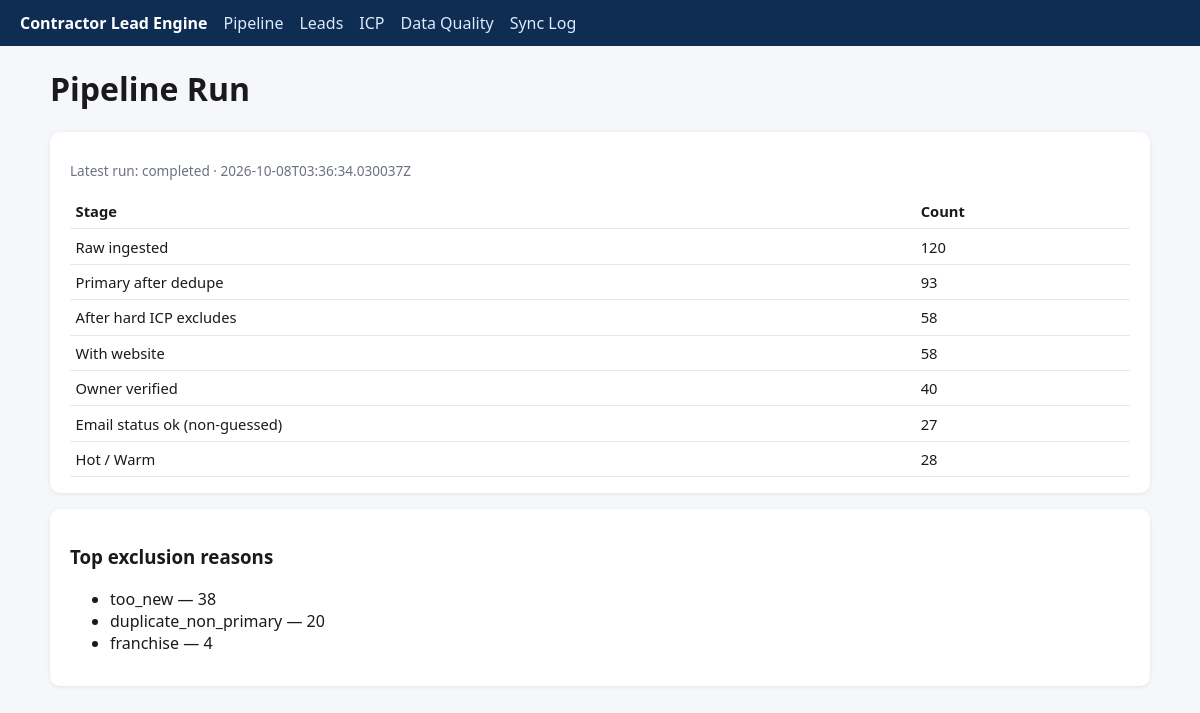
Before: / with the older database file.
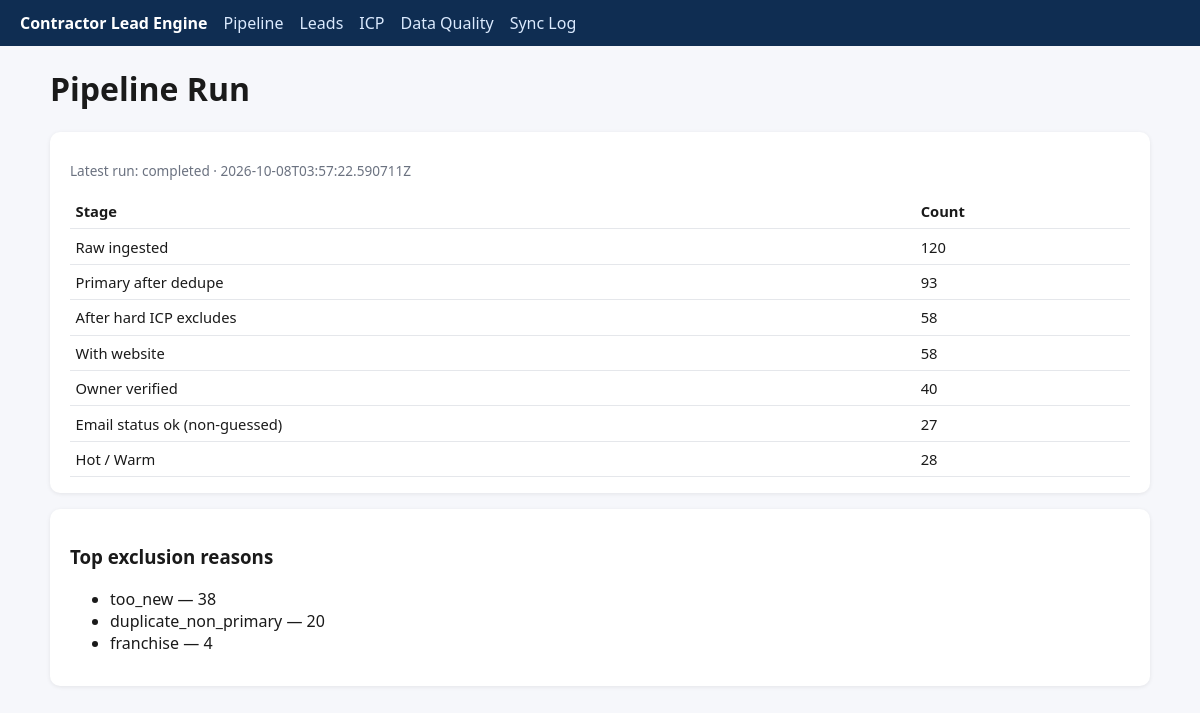
After: the same page with the newer database file.
### app/db/models.py (models this page shows)
class PipelineRun(Base):
    __tablename__ = "pipeline_runs"
    id: Mapped[int] = mapped_column(Integer, primary_key=True)
    started_at: Mapped[str] = mapped_column(String(32))
    finished_at: Mapped[str | None] = mapped_column(String(32))
    status: Mapped[str] = mapped_column(String(32))
    funnel_json: Mapped[dict[str, Any]] = mapped_column(JSON, default=dict)
    stats_json: Mapped[dict[str, Any]] = mapped_column(JSON, default=dict)

### app/web/routes.py (the view)
@router.get("/", response_class=HTMLResponse)
def pipeline_page(request: Request, db: Session = Depends(get_db)):
    run = _latest_run(db)
    funnel = run.funnel_json if run else compute_funnel(db)
    meta_path = settings.cslb_sample_path.with_suffix(".meta.json")
    meta = json.loads(meta_path.read_text()) if meta_path.exists() else {}
    return render(
        "pipeline.html",
        request=request,
        funnel=funnel,
        run=run,
        meta=meta,
    )

### app/web/templates/pipeline.html (shortened to what this page needs)
{% extends "base.html" %}
{% block content %}
<h1>Pipeline Run</h1>
<div class="card">
  <p class="muted">Latest run: {{ run.status if run else 'not started' }} · {{ run.finished_at if run else '' }}</p>
  <table>
    <tr><th>Stage</th><th>Count</th></tr>
    <tr><td>Raw ingested</td><td>{{ funnel.raw }}</td></tr>
    <tr><td>Primary after dedupe</td><td>{{ funnel.after_dedupe_primary }}</td></tr>
    <tr><td>After hard ICP excludes</td><td>{{ funnel.after_hard_exclude }}</td></tr>
    <tr><td>With website</td><td>{{ funnel.with_website }}</td></tr>
    <tr><td>Owner verified</td><td>{{ funnel.owner_verified }}</td></tr>
    <tr><td>Email status ok (non-guessed)</td><td>{{ funnel.email_ok }}</td></tr>
    <tr><td>Hot / Warm</td><td>{{ funnel.hot_or_warm }}</td></tr>
  </table>
</div>
<div class="card">
  <h3>Top exclusion reasons</h3>
  <ul>
  {% for reason, count in funnel.exclude_reasons.items() %}
    <li>{{ reason }} — {{ count }}</li>
  {% else %}
    <li class="muted">None</li>
  {% endfor %}
  </ul>
</div>
{% endblock %}

Changed rows visible on the page:
changed PipelineRun "completed": finished_at "2026-10-08T03:36:34.030037Z" → "2026-10-08T03:57:22.590711Z"
